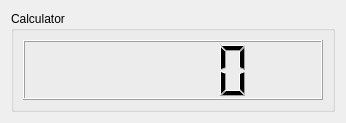
<?xml version="1.0" encoding="UTF-8"?>
<ui version="4.0">
 <class>Form</class>
 <widget class="QWidget" name="Form">
  <property name="geometry">
   <rect>
    <x>0</x>
    <y>0</y>
    <width>338</width>
    <height>108</height>
   </rect>
  </property>
  <property name="windowTitle">
   <string>Form</string>
  </property>
  <layout class="QVBoxLayout" name="verticalLayout">
   <item>
    <widget class="QGroupBox" name="groupBox">
     <property name="title">
      <string>Calculator</string>
     </property>
     <layout class="QHBoxLayout" name="horizontalLayout">
      <item>
       <widget class="QLCDNumber" name="lcdNumber">
        <property name="minimumSize">
         <size>
          <width>300</width>
          <height>60</height>
         </size>
        </property>
       </widget>
      </item>
     </layout>
    </widget>
   </item>
  </layout>
 </widget>
 <resources/>
 <connections/>
</ui>
